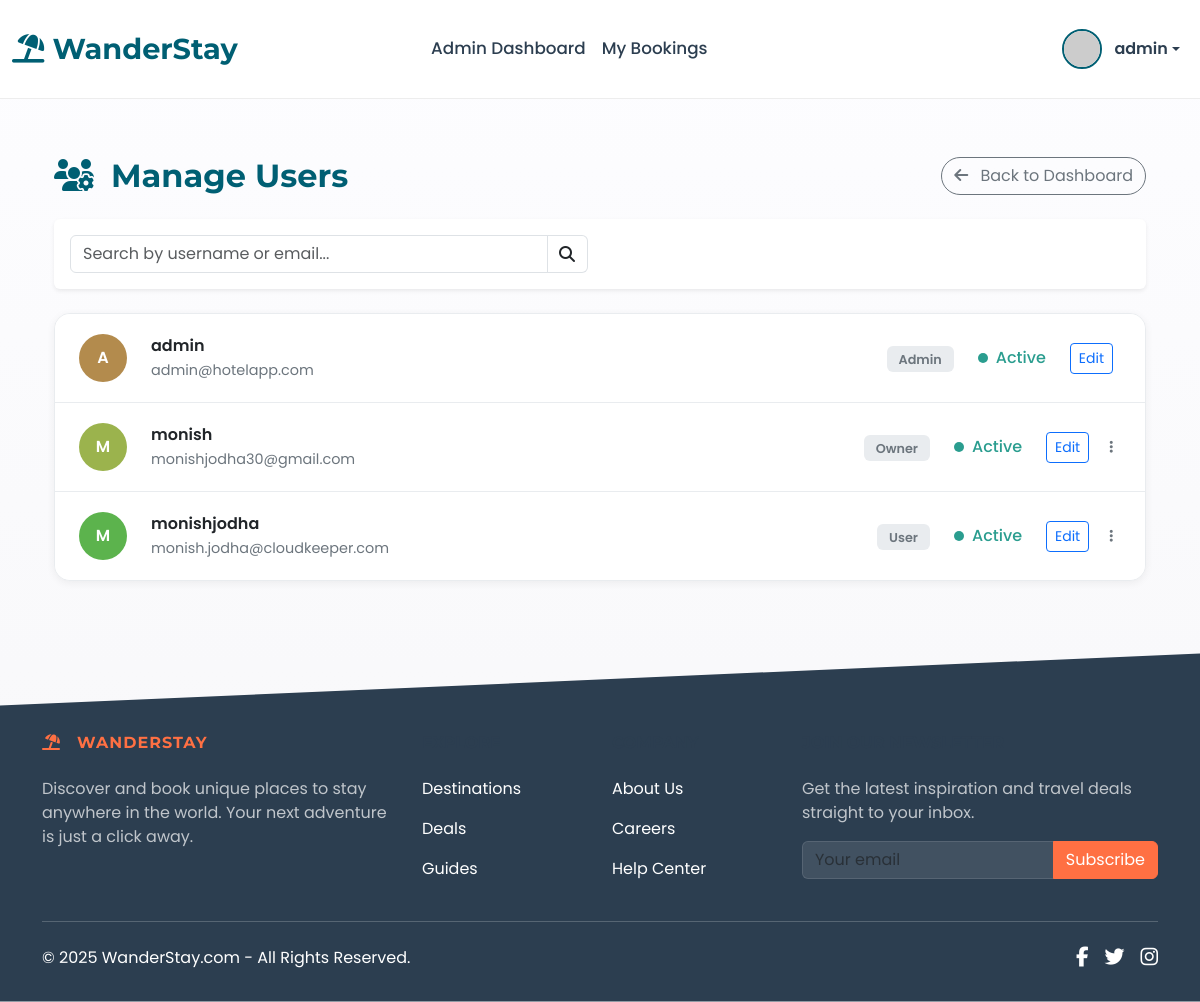
Before: /admin/users (signed in) with the older database file.
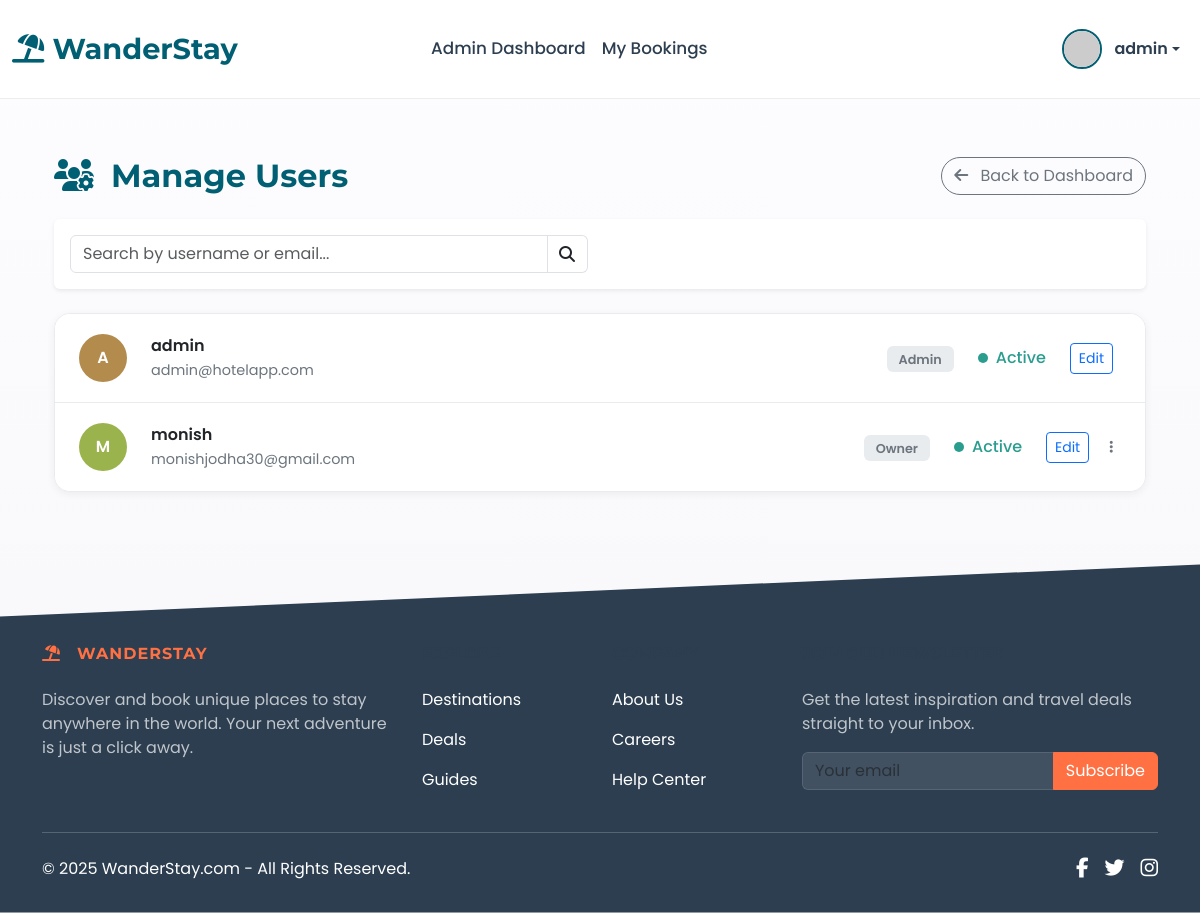
After: the same page with the newer database file.
### app.py (models this page shows, shortened)
class User(UserMixin, db.Model):
    id = db.Column(db.Integer, primary_key=True)
    username = db.Column(db.String(80), unique=True, nullable=False)
    email = db.Column(db.String(120), unique=True, nullable=False)
    password_hash = db.Column(db.String(200), nullable=False)
    role = db.Column(db.String(20), nullable=False, default='user')
    is_active = db.Column(db.Boolean, default=True, nullable=False)
    created_at = db.Column(db.DateTime, default=datetime.utcnow)
    bookings = db.relationship('Booking', backref='booker', lazy=True, foreign_keys='Booking.user_id', cascade="all, delete-orphan")
    wishlist_items = db.relationship('Wishlist', backref='user', lazy='dynamic', cascade='all, delete-orphan')
    audit_logs = db.relationship('AuditLog', backref='actor', lazy=True, foreign_keys='AuditLog.user_id')
    hotels = db.relationship('Hotel', back_populates='owner', lazy=True, cascade="all, delete-orphan", foreign_keys='Hotel.owner_id')

### app.py (the view)
@app.route('/admin/users')
@role_required('admin')
def manage_users():
    users = User.query.order_by(User.id).all()
    return render_template('admin_manage_users.html', users=users)

### app.py (called while the page is built)
@login_manager.user_loader
def load_user(user_id):
    user = User.query.get(int(user_id))
    if user and user.is_active:
        return user
    return None

def role_required(role_name):
    def decorator(f):
        @wraps(f)
        @login_required
        def decorated_function(*args, **kwargs):
            roles = role_name if isinstance(role_name, list) else [role_name]
            if current_user.role not in roles:
                flash(f"Access Denied: You need one of the following roles: {', '.join(roles)}.", "danger")
                return redirect(url_for('index'))
            return f(*args, **kwargs)
        return decorated_function
    return decorator

@app.context_processor
def utility_processor():
    def is_hotel_in_wishlist(hotel_id):
        if current_user.is_authenticated:
            return Wishlist.query.filter_by(user_id=current_user.id, hotel_id=hotel_id).first() is not None
        return False
    return dict(is_hotel_in_wishlist=is_hotel_in_wishlist)

### templates/admin_manage_users.html (shortened to what this page needs)
{% extends "base.html" %}
{% block content %}
<div class="container my-5">
    <div class="d-flex justify-content-between align-items-center mb-4 page-header">
        <h2 class="mb-0"><i class="fas fa-users-cog me-2"></i> Manage Users</h2>
        <a href="{{ url_for('admin_dashboard') }}" class="btn btn-outline-secondary rounded-pill"><i class="fas fa-arrow-left me-2"></i> Back to Dashboard</a>
    </div>
    <div class="card card-body mb-4 shadow-sm border-0">
        <div class="row align-items-center">
            <div class="col-md-6">
                <div class="input-group search-control">
                    <input type="text" class="form-control" placeholder="Search by username or email...">
                    <span class="input-group-text"><i class="fas fa-search"></i></span>
                </div>
            </div>
        </div>
    </div>
    <div class="users-list-card">
        <div class="list-group list-group-flush">
            {% for user in users %}
            <div class="list-group-item user-list-item {% if not user.is_active %}is-suspended{% endif %}">
                <div class="user-avatar" style="background-color: hsl({{ user.id * 37 % 360 }}, 40%, 50%);">
                    <span>{{ user.username[0]|upper }}</span>
                </div>
                <div class="user-info">
                    <span class="user-name">{{ user.username }}</span>
                    <span class="user-email">{{ user.email }}</span>
                </div>
                <div><span class="role-badge">{{ user.role|capitalize }}</span></div>
                <div>
                    {% if user.is_active %}
                        <div class="status-indicator status-active"><span class="status-dot"></span> Active</div>
                    {% else %}
                        <div class="status-indicator status-suspended"><span class="status-dot"></span> Suspended</div>
                    {% endif %}
                </div>
                <div class="text-end">
                    <a href="{{ url_for('edit_user', user_id=user.id) }}" class="btn btn-sm btn-outline-primary me-2">Edit</a>
                    {% if user.id != current_user.id %}
                    <div class="dropdown d-inline-block">
                        <button class="btn btn-sm btn-actions" type="button" id="dropdownMenuButton-{{user.id}}" data-bs-toggle="dropdown" aria-expanded="false">
                            <i class="fas fa-ellipsis-v"></i>
                        </button>
                    </div>
                    {% endif %}
                </div>
            </div>
            {% endfor %}
        </div>
    </div>
</div>
{% endblock %}

### templates/base.html (shortened to what this page needs)
<!DOCTYPE html>
<html lang="en">
<head>
    <link href="https://cdn.jsdelivr.net/npm/bootstrap@5.3.2/dist/css/bootstrap.min.css" rel="stylesheet">
    <link rel="stylesheet" href="https://cdnjs.cloudflare.com/ajax/libs/font-awesome/6.4.2/css/all.min.css" />
    <link rel="stylesheet" href="https://unpkg.com/leaflet@1.9.4/dist/leaflet.css"/>
</head>
<body class="d-flex flex-column min-vh-100">
    <nav class="navbar navbar-expand-lg fixed-top py-3" style="background-color: rgba(255, 255, 255, 0.85); backdrop-filter: blur(12px); -webkit-backdrop-filter: blur(12px); border-bottom: 1px solid rgba(0, 0, 0, 0.07);">
        <div class="container-fluid">
            <a class="navbar-brand" href="{{ url_for('index') }}" style="font-weight: 700; color: var(--primary-color); font-size: 1.8rem; text-decoration: none;">
                <i class="fas fa-umbrella-beach"></i> WanderStay
            </a>
            <div class="collapse navbar-collapse" id="navbarNav">
                <ul class="navbar-nav mx-auto mb-2 mb-lg-0" style="font-size: 1.05rem;">
                    {% include 'partials/_nav_links.html' %}
                </ul>
                <ul class="navbar-nav ms-auto mb-2 mb-lg-0 align-items-center">
                    {% if current_user.is_authenticated %}
                        <li class="nav-item dropdown">
                            <a class="nav-link dropdown-toggle d-flex align-items-center" href="#" id="navbarUserDropdown" role="button" data-bs-toggle="dropdown" aria-expanded="false" style="color: var(--text-color-dark);">
                                <img src="https://i.pravatar.cc/40?u={{ current_user.id }}" alt="User" style="width: 40px; height: 40px; border-radius: 50%; margin-right: 12px; border: 2px solid var(--primary-color);">
                                <span style="font-weight: 600;">{{ current_user.username }}</span>
                            </a>
                        </li>
                    {% endif %}
                </ul>
            </div>
        </div>
    </nav>
    <main class="flex-grow-1">
        {% block content_container %}
        <div class="container py-4">
            {% block content %}{% endblock %}
        </div>
        {% endblock %}
    </main>
    <footer class="mt-auto text-white" style="background-color: var(--text-color-dark); padding: 5rem 0 2rem 0; clip-path: polygon(0 15%, 100% 0, 100% 100%, 0% 100%);">
        <div class="container text-center text-md-start">
            <div class="row gy-4">
                <div class="col-lg-4 col-md-6">
                    <h6 class="text-uppercase fw-bold mb-4" style="font-family: 'Montserrat', sans-serif; color: var(--accent-color); letter-spacing: 1px;">
                        <i class="fas fa-umbrella-beach me-3"></i>WanderStay
                    </h6>
                    <p style="color: rgba(255,255,255,0.7);">
                        Discover and book unique places to stay anywhere in the world. Your next adventure is just a click away.
                    </p>
                </div>
                <div class="col-lg-2 col-md-6">
                    <h6 class="text-uppercase fw-bold mb-4">Explore</h6>
                    <p><a href="#!" class="text-reset" style="text-decoration: none; transition: color 0.2s ease;">Destinations</a></p>
                    <p><a href="#!" class="text-reset" style="text-decoration: none; transition: color 0.2s ease;">Deals</a></p>
                    <p><a href="#!" class="text-reset" style="text-decoration: none; transition: color 0.2s ease;">Guides</a></p>
                </div>
                <div class="col-lg-2 col-md-6">
                    <h6 class="text-uppercase fw-bold mb-4">Company</h6>
                    <p><a href="#!" class="text-reset" style="text-decoration: none; transition: color 0.2s ease;">About Us</a></p>
                    <p><a href="#!" class="text-reset" style="text-decoration: none; transition: color 0.2s ease;">Careers</a></p>
                    <p><a href="#!" class="text-reset" style="text-decoration: none; transition: color 0.2s ease;">Help Center</a></p>
                </div>
                <div class="col-lg-4 col-md-6">
                    <h6 class="text-uppercase fw-bold mb-4">Join Our Newsletter</h6>
                    <p style="color: rgba(255,255,255,0.7);">Get the latest inspiration and travel deals straight to your inbox.</p>
                    <div class="input-group mb-3">
                        <input type="text" class="form-control" placeholder="Your email" style="background-color: rgba(255,255,255,0.1); border: 1px solid rgba(255,255,255,0.2); color: white;">
                        <button class="btn" type="button" style="background-color: var(--accent-color); color: white; border-color: var(--accent-color);">Subscribe</button>
                    </div>
                </div>
            </div>
            <div class="d-flex justify-content-between align-items-center pt-4 mt-4" style="border-top: 1px solid rgba(255,255,255,0.2);">
                <p class="mb-0">© <span id="currentYear"></span> WanderStay.com - All Rights Reserved.</p>
                <div class="d-flex">
                    <a href="" class="me-3 text-reset"><i class="fab fa-facebook-f fa-lg"></i></a>
                    <a href="" class="me-3 text-reset"><i class="fab fa-twitter fa-lg"></i></a>
                    <a href="" class="text-reset"><i class="fab fa-instagram fa-lg"></i></a>
                </div>
            </div>
        </div>
    </footer>
</body>
</html>

### templates/partials/_nav_links.html (shortened to what this page needs)
{% if current_user.is_authenticated %}
    {% if current_user.role == 'admin' %}
        <li class="nav-item">
            <a class="nav-link {% if request.endpoint == 'admin_dashboard' %}active{% endif %}" href="{{ url_for('admin_dashboard') }}">Admin Dashboard</a>
        </li>
    {% endif %}
    <li class="nav-item">
        <a class="nav-link {% if request.endpoint == 'my_bookings' %}active{% endif %}" href="{{ url_for('my_bookings') }}">My Bookings</a>
    </li>
{% endif %}

### templates/base.html (style rules this page uses)
:root { --primary-color: #00796B; --accent-color: #FF7043; --text-color-dark: #2c3e50; --text-color-light: #555; --background-light: #fdfdff; --background-soft: #f8f9fa; }
body { padding-top: 85px; font-family: 'Open Sans', sans-serif; background: linear-gradient(180deg, var(--background-light) 0%, #f7f7f9 100%); color: var(--text-color-light); }
h1, h2, h3, h4, h5, h6, .navbar-brand { font-family: 'Montserrat', sans-serif; color: var(--text-color-dark); }
.navbar .nav-link { font-weight: 500; color: var(--text-color-dark); transition: color 0.3s ease; position: relative; padding: 0.8rem 1rem; }

### templates/admin_manage_users.html (style rules this page uses)
:root { --primary-color: #005f73; --success-color: #2a9d8f; --warning-color: #fca311; --danger-color: #ae2012; --bg-body: #f4f7f9; --bg-card: #ffffff; --text-dark: #212529; --text-light: #6c757d; --border-color: #e9ecef; --shadow-sm: 0 2px 8px rgba(0,0,0,0.06); --shadow-md: 0 4px 16px rgba(0,0,0,0.08); }
body { background-color: var(--bg-body); font-family: 'Poppins', sans-serif; }
.page-header h2 { color: var(--primary-color); font-weight: 700; }
.search-control .form-control { border-top-right-radius: 0; border-bottom-right-radius: 0; }
.search-control .input-group-text { background-color: var(--bg-card); border-left: 0; }
.users-list-card { background-color: var(--bg-card); border: 1px solid var(--border-color); border-radius: 16px; box-shadow: var(--shadow-sm); overflow: hidden; }
.user-list-item { display: grid; grid-template-columns: auto 1fr auto auto auto; gap: 1.5rem; align-items: center; padding: 1.25rem 1.5rem; border-bottom: 1px solid var(--border-color); transition: background-color 0.2s; }
.users-list-card .list-group-item:last-child { border-bottom: none; }
.user-avatar { width: 48px; height: 48px; border-radius: 50%; display: flex; align-items: center; justify-content: center; font-weight: 600; color: white; background-color: var(--primary-color); }
.user-info .user-name { font-weight: 600; color: var(--text-dark); display: block; }
.user-info .user-email { font-size: 0.9rem; color: var(--text-light); }
.role-badge { background-color: #e9ecef; color: var(--text-light); font-weight: 600; padding: 0.3rem 0.75rem; border-radius: 6px; font-size: 0.8rem; }
.status-indicator { display: flex; align-items: center; gap: 0.5rem; font-weight: 500; }
.status-indicator .status-dot { width: 10px; height: 10px; border-radius: 50%; }
.status-active .status-dot { background-color: var(--success-color); }
.status-active { color: var(--success-color); }
.btn-actions { background: transparent; border: none; color: var(--text-light); }

Changed rows visible on the page:
removed User: username "M", username "monishjodha", email "monish.jodha@cloudkeeper.com", role "User", is_active True (drawn)
